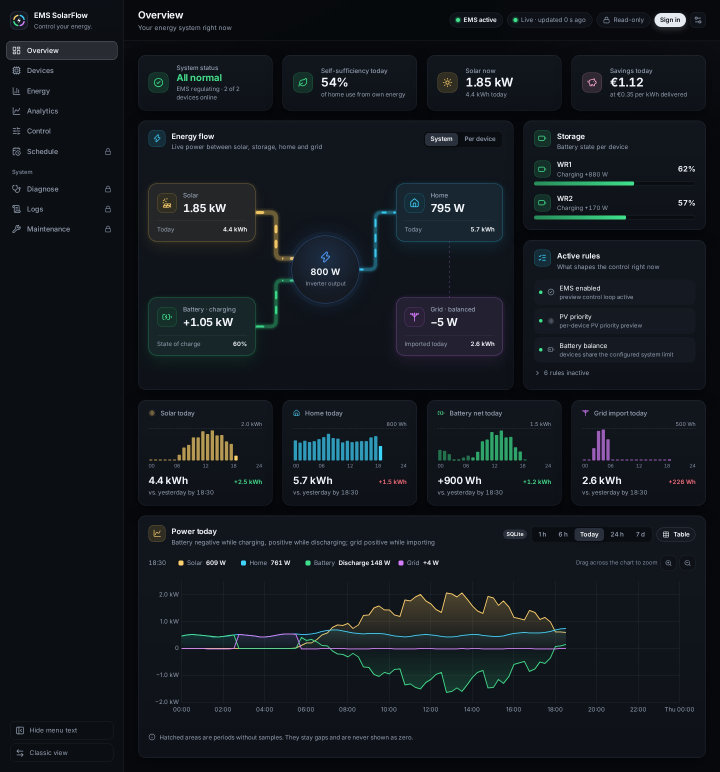
#> input picture docs/assets/preview-aggregated.jpg, 1440 x 1544 px (shown at 1/2 size)
$ python build_install_demo.py
#> lines starting #> are read from the running program, lines starting #| are printed output that depends on the picture
# SPDX-License-Identifier: AGPL-3.0-or-later
"""Build the Docker-first Analytics bootstrap demo GIF/WebM."""

from __future__ import annotations

import argparse
import os
import shutil
import subprocess
import tempfile
from pathlib import Path

from PIL import Image, ImageDraw, ImageFont


ROOT = Path(__file__).resolve().parents[2]
ASSETS = ROOT / "docs" / "assets"
OUTPUT_GIF = ASSETS / "install-demo.gif"
OUTPUT_WEBM = ASSETS / "install-demo.webm"
OUTPUT_MP4 = ASSETS / "install-demo.mp4"

WIDTH = 900
HEIGHT = 506
CONTENT_X = 32
CONTENT_TOP = 24
CONTENT_WIDTH = WIDTH - (CONTENT_X * 2)
HEADER_HEIGHT = 72
BODY_TOP = CONTENT_TOP + HEADER_HEIGHT
BODY_BOTTOM = HEIGHT - 28
DASHBOARD_HEIGHT = BODY_BOTTOM - BODY_TOP
FPS = 5


def load_font(size: int, bold: bool = False) -> ImageFont.FreeTypeFont | ImageFont.ImageFont:
    names = [
        "/usr/share/fonts/truetype/dejavu/DejaVuSansMono-Bold.ttf" if bold else "",
        "/usr/share/fonts/truetype/dejavu/DejaVuSans-Bold.ttf" if bold else "",
        "/usr/share/fonts/truetype/dejavu/DejaVuSansMono.ttf",
        "/usr/share/fonts/truetype/dejavu/DejaVuSans.ttf",
    ]
    for name in names:
        if name and Path(name).exists():
            return ImageFont.truetype(name, size=size)
    return ImageFont.load_default()


FONT_TITLE = load_font(23, bold=True)
FONT_SMALL = load_font(15)
FONT_MONO = load_font(15)
FONT_MONO_BOLD = load_font(15, bold=True)


def draw_panel(draw: ImageDraw.ImageDraw, xy: tuple[int, int, int, int], fill: str, outline: str) -> None:
    draw.rounded_rectangle(xy, radius=8, fill=fill, outline=outline, width=1)


def base_frame(title: str, subtitle: str) -> Image.Image:
    img = Image.new("RGB", (WIDTH, HEIGHT), "#0b111b")
    draw = ImageDraw.Draw(img)
    draw.rounded_rectangle(
        (CONTENT_X, CONTENT_TOP, CONTENT_X + CONTENT_WIDTH, BODY_TOP + 8),
        radius=10,
        fill="#172033",
    )
    draw.rectangle(
        (CONTENT_X, BODY_TOP - 8, CONTENT_X + CONTENT_WIDTH, BODY_TOP + 8),
        fill="#172033",
    )
    draw.text((CONTENT_X + 22, CONTENT_TOP + 14), title, font=FONT_TITLE, fill="#f8fafc")
    draw.text((CONTENT_X + 22, CONTENT_TOP + 43), subtitle, font=FONT_SMALL, fill="#b8c2d2")
    return img


def terminal_frame(title: str, subtitle: str, lines: list[tuple[str, str]]) -> Image.Image:
    img = base_frame(title, subtitle)
    draw = ImageDraw.Draw(img)
    draw_panel(draw, (CONTENT_X, BODY_TOP, CONTENT_X + CONTENT_WIDTH, BODY_BOTTOM), "#101620", "#293548")
    draw.rectangle((CONTENT_X, BODY_TOP, CONTENT_X + CONTENT_WIDTH, BODY_TOP + 30), fill="#202b3b")
    for index, color in enumerate(("#ef4444", "#f59e0b", "#22c55e")):
        draw.ellipse(
            (
                CONTENT_X + 18 + index * 22,
                BODY_TOP + 10,
                CONTENT_X + 30 + index * 22,
                BODY_TOP + 22,
            ),
            fill=color,
        )
    draw.text(
        (CONTENT_X + 100, BODY_TOP + 9),
        "demo shell",
        font=FONT_SMALL,
        fill="#d1d5db",
    )
    draw.rounded_rectangle(
        (CONTENT_X + CONTENT_WIDTH - 322, BODY_TOP + 6, CONTENT_X + CONTENT_WIDTH - 196, BODY_TOP + 24),
        radius=4,
        fill="#102a4d",
    )
    draw.text((CONTENT_X + CONTENT_WIDTH - 314, BODY_TOP + 8), "YOU RUN", font=FONT_SMALL, fill="#bfdbfe")
    draw.rounded_rectangle(
        (CONTENT_X + CONTENT_WIDTH - 184, BODY_TOP + 6, CONTENT_X + CONTENT_WIDTH - 16, BODY_TOP + 24),
        radius=4,
        fill="#123421",
    )
    draw.text((CONTENT_X + CONTENT_WIDTH - 176, BODY_TOP + 8), "SCRIPT OUTPUT", font=FONT_SMALL, fill="#bbf7d0")

    y = BODY_TOP + 50
    colors = {
        "cmd": "#93c5fd",
        "out": "#d1d5db",
        "ok": "#86efac",
        "warn": "#facc15",
        "dim": "#94a3b8",
        "ask": "#94a3b8",
        "answer": "#fbbf24",
    }
    for line in lines:
        kind, text = line[0], line[1]
        answer = line[2] if len(line) > 2 else None
        font = FONT_MONO_BOLD if kind == "cmd" else FONT_MONO
        draw.text((CONTENT_X + 20, y), text, font=font, fill=colors[kind])
        if answer is not None:
            prompt_width = draw.textlength(text, font=font)
            draw.text(
                (CONTENT_X + 20 + prompt_width, y),
                answer,
                font=FONT_MONO_BOLD,
                fill=colors["answer"],
            )
        y += 24
    return img


def dashboard_frame(view: str, title: str, subtitle: str) -> Image.Image:
    img = base_frame(title, subtitle)
    draw = ImageDraw.Draw(img)
    preview = Image.open(ASSETS / f"preview-{view}.jpg").convert("RGB")

    crop_ratio = CONTENT_WIDTH / DASHBOARD_HEIGHT
    source_ratio = preview.width / preview.height
    if source_ratio > crop_ratio:
        new_width = int(preview.height * crop_ratio)
        left = max((preview.width - new_width) // 2, 0)
        preview = preview.crop((left, 0, left + new_width, preview.height))
    else:
        new_height = int(preview.width / crop_ratio)
        preview = preview.crop((0, 0, preview.width, min(new_height, preview.height)))

    preview = preview.resize((CONTENT_WIDTH, DASHBOARD_HEIGHT), Image.Resampling.LANCZOS)
    draw_panel(draw, (CONTENT_X, BODY_TOP, CONTENT_X + CONTENT_WIDTH, BODY_BOTTOM), "#101620", "#293548")
    img.paste(preview, (CONTENT_X, BODY_TOP))
    draw.rounded_rectangle(
        (
            CONTENT_X + CONTENT_WIDTH - 248,
            BODY_BOTTOM - 46,
            CONTENT_X + CONTENT_WIDTH - 12,
            BODY_BOTTOM - 16,
        ),
        radius=6,
        fill="#172033",
    )
    draw.text(
        (CONTENT_X + CONTENT_WIDTH - 232, BODY_BOTTOM - 38),
        "http://localhost:8080",
        font=FONT_SMALL,
        fill="#f8fafc",
    )
    return img


def build_frames() -> list[tuple[Image.Image, int]]:
    prompt = "$"
    return [
        (
            terminal_frame(
                "Minimal Analytics bootstrap",
                "These are the only shell commands for a fresh install.",
                [
                    ("cmd", f"{prompt} mkdir ems-demo && cd ems-demo"),
                    ("cmd", f"{prompt} curl -fsSLo install-docker.sh https://raw.githubusercontent.com/.../install-docker.sh"),
                    ("cmd", f"{prompt} sh install-docker.sh --analytics"),
                ],
            ),
            5200,
        ),
        (
            terminal_frame(
                "Installer bootstrap output",
                "Everything below is done by the installer script.",
                [
                    ("ok", "created config/, data/, data/influxdb/"),
                    ("ok", "wrote docker-compose.yml"),
                    ("ok", "generated config/influxdb.env"),
                    ("ok", "config init --analytics --yes --no-backup"),
                    ("ok", "influx init --no-start"),
                    ("ok", "enabled COMPOSE_PROFILES=with-analytics"),
                    ("ok", "docker compose up -d"),
                    ("ok", "Container ems       Started"),
                    ("ok", "Container influxdb  Started"),
                    ("out", "dashboard: http://localhost:8080"),
                    ("out", "analytics: http://localhost:8086"),
                ],
            ),
            6800,
        ),
        (
            terminal_frame(
                "Add your meter and devices",
                "Guided setup with example values; most prompts accept the default.",
                [
                    ("cmd", f"{prompt} docker compose exec ems python3 emsctl.py config init"),
                    ("dim", "Which grid meter do you use?"),
                    ("dim", "  1) Shelly Pro/Plus        2) Shelly 3EM Gen1"),
                    ("dim", "  3) EcoTracker             4) Tasmota HTTP"),
                    ("dim", "  5) Zendure D0 via MQTT    6) Generic MQTT"),
                    ("ask", "Choice [1]: ", "2"),
                    ("ask", "Shelly 3EM Gen1 IP address: ", "192.0.2.20"),
                    ("ask", "How many Zendure inverters? [1]: ", "1"),
                    ("ask", "Device 1 IP: ", "192.0.2.10"),
                    ("ask", "Device 1 serial number: ", "DEMO-SF800P2-1"),
                    ("ask", "Device 1 max output power [800]: ", "800"),
                    ("ask", "Battery size in kWh [1.92]: ", "1.92"),
                    ("ask", "Minimum SOC [15]: ", "10"),
                    ("ok", "wrote config/config.json"),
                ],
            ),
            8000,
        ),
        (
            dashboard_frame(
                "aggregated",
                "Open the dashboard",
                "The installer prints the URL; open http://localhost:8080.",
            ),
            5200,
        ),
    ]
#> in base_frame, `img = Image.new("RGB", (WIDTH, HEIGHT), "#0b111b")`:
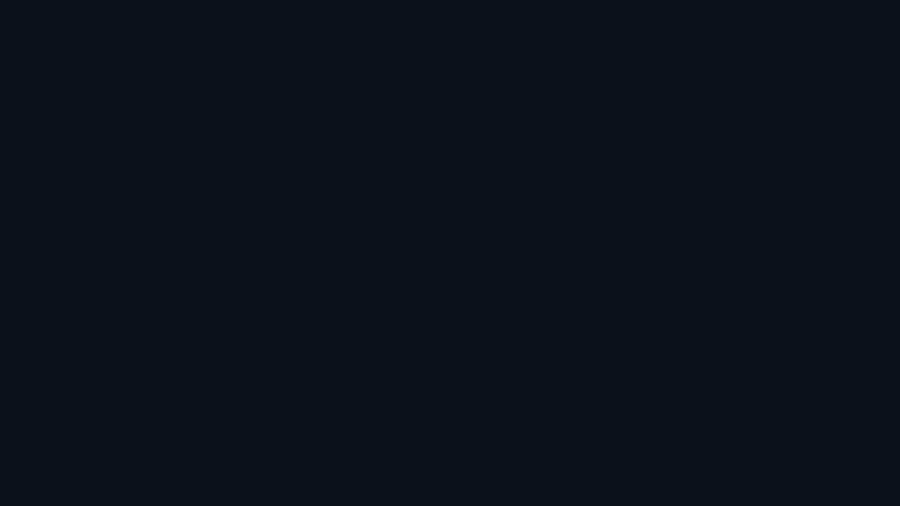
#> img: PIL image 900x506 RGB; mean R, G, B 11, 17, 27
#> in terminal_frame, `img = base_frame(title, subtitle)`:
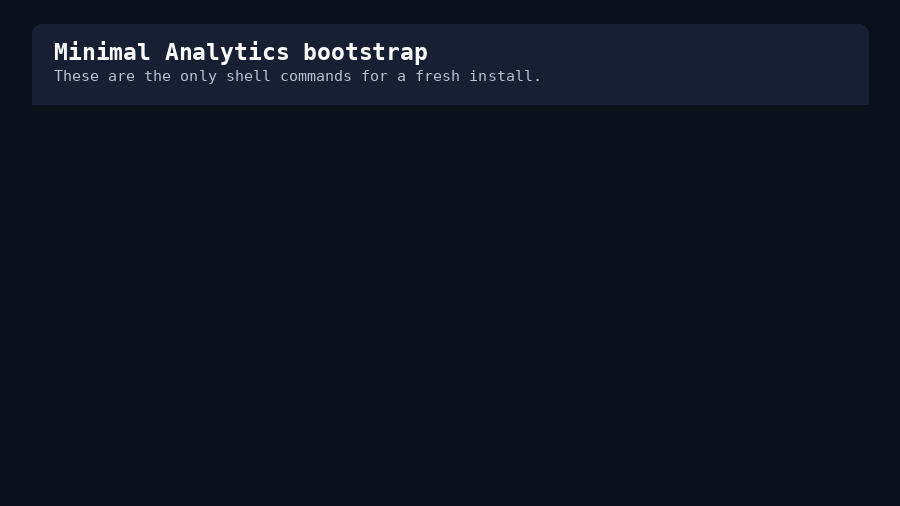
#> img: PIL image 900x506 RGB; mean R, G, B 14.3, 20.7, 32
#> after the loop in terminal_frame, `for line in lines:`: y = 218
#> the loop in terminal_frame (call 2), `for line in lines:` made 11 passes
#> (line, kind, text, y) on passes 1, 2, 3, 5, 6, 7: (('ok', 'created config/, data/, data/influxdb/'), 'ok', 'created config/, data/, data/influxdb/', 170), (('ok', 'wrote docker-compose.yml'), 'ok', 'wrote docker-compose.yml', 194), (('ok', 'generated config/influxdb.env'), 'ok', 'generated config/influxdb.env', 218), (('ok', 'influx init --no-start'), 'ok', 'influx init --no-start', 266), (('ok', 'enabled COMPOSE_PROFILES=with-analytics'), 'ok', 'enabled COMPOSE_PROFILES=with-analytics', 290), (('ok', 'docker compose up -d'), 'ok', 'docker compose up -d', 314)
#> (kind, y) on pass 4: ('ok', 242)
#> in dashboard_frame, preview is the input picture: PIL image 1440x1544 RGB; mean R, G, B 19.1, 23.9, 29.5
#> in dashboard_frame, `preview = preview.crop((0, 0, preview.width, min(new_height, preview.h..`:
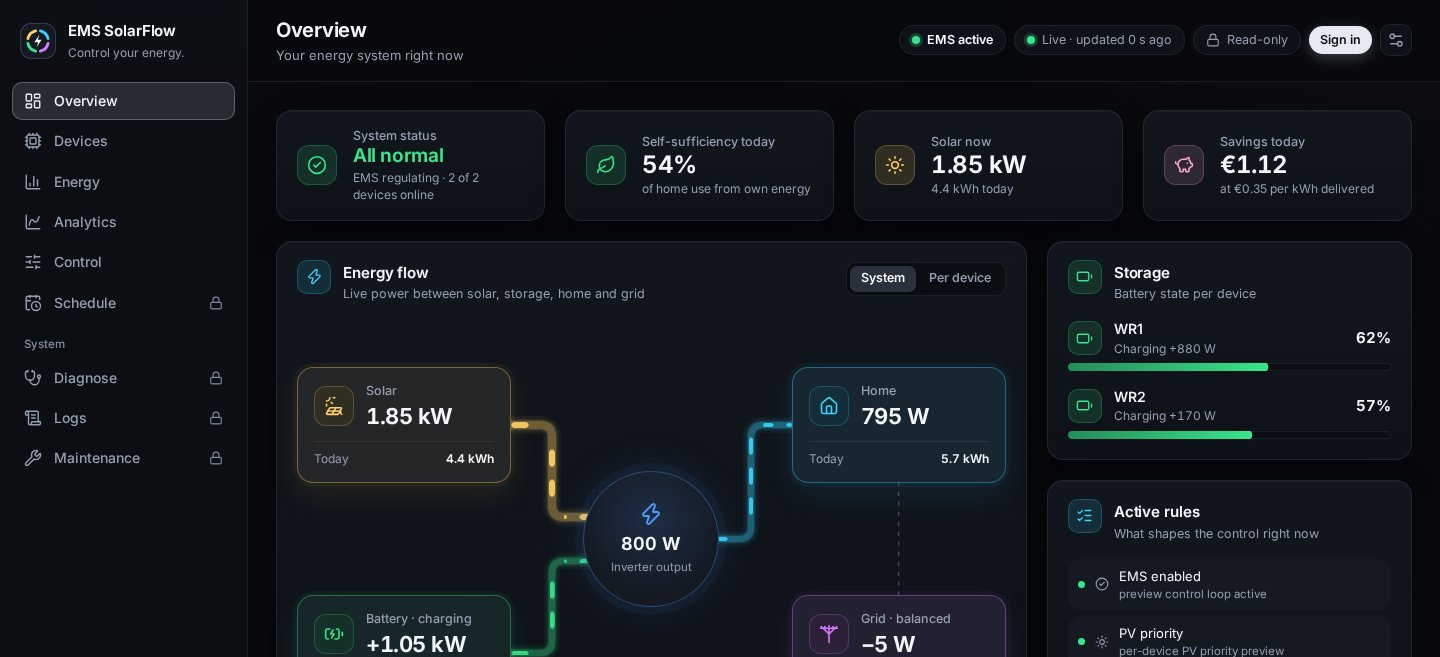
#> preview: PIL image 1440x657 RGB; mean R, G, B 19.8, 25, 30.5
#> in dashboard_frame, `img.paste(preview, (CONTENT_X, BODY_TOP))`:
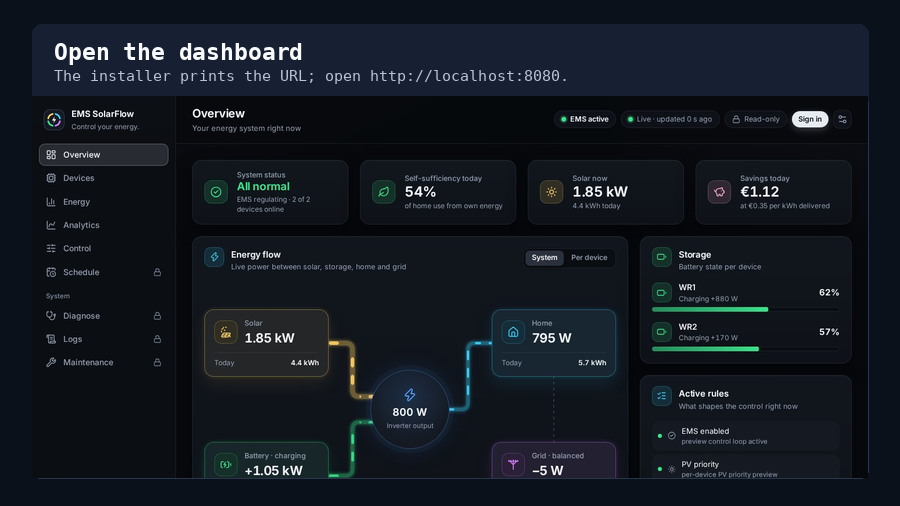
#> img: PIL image 900x506 RGB; mean R, G, B 20.1, 25.9, 33.9


def write_gif(frames: list[tuple[Image.Image, int]], output: Path) -> None:
    output.parent.mkdir(parents=True, exist_ok=True)
    images = [frame.convert("P", palette=Image.Palette.ADAPTIVE, colors=128) for frame, _ in frames]
    durations = [duration for _, duration in frames]
    images[0].save(
        output,
        save_all=True,
        append_images=images[1:],
        duration=durations,
        loop=0,
        optimize=True,
        disposal=2,
    )


def _encode_video(
    frames: list[tuple[Image.Image, int]],
    output: Path,
    codec_args: list[str],
    label: str,
) -> None:
    ffmpeg = shutil.which("ffmpeg")
    if not ffmpeg:
        print(f"ffmpeg not found; skipped {label} generation")
        return
    output.parent.mkdir(parents=True, exist_ok=True)
    total_duration_seconds = sum(duration_ms for _, duration_ms in frames) / 1000
    with tempfile.TemporaryDirectory(prefix="install-demo-frames-") as tmp:
        tmp_path = Path(tmp)
        concat_path = tmp_path / "frames.txt"
        concat_lines = []
        last_frame = None
        for index, (frame, duration_ms) in enumerate(frames):
            path = tmp_path / f"frame-{index:03d}.png"
            frame.save(path)
            concat_lines.append(f"file '{path.as_posix()}'\n")
            concat_lines.append(f"duration {duration_ms / 1000:.3f}\n")
            last_frame = path
        if last_frame:
            concat_lines.append(f"file '{last_frame.as_posix()}'\n")
        concat_path.write_text("".join(concat_lines), encoding="utf-8")
        subprocess.run(
            [
                ffmpeg,
                "-y",
                "-hide_banner",
                "-loglevel",
                "error",
                "-f",
                "concat",
                "-safe",
                "0",
                "-i",
                str(concat_path),
                "-vf",
                f"fps={FPS},format=yuv420p",
                *codec_args,
                "-t",
                f"{total_duration_seconds:.3f}",
                str(output),
            ],
            check=True,
        )


def write_webm(frames: list[tuple[Image.Image, int]], output: Path) -> None:
    _encode_video(
        frames,
        output,
        ["-c:v", "libvpx-vp9", "-b:v", "0", "-crf", "38"],
        "WebM",
    )


def write_mp4(frames: list[tuple[Image.Image, int]], output: Path) -> None:
    # H.264 / yuv420p with +faststart embeds inline on most forums (Discourse,
    # phpBB) where WebM playback is unreliable.
    _encode_video(
        frames,
        output,
        ["-c:v", "libx264", "-pix_fmt", "yuv420p", "-crf", "26", "-movflags", "+faststart"],
        "MP4",
    )


def parse_args() -> argparse.Namespace:
    parser = argparse.ArgumentParser(description=__doc__)
    parser.add_argument("--gif", default=OUTPUT_GIF, type=Path)
    parser.add_argument("--webm", default=OUTPUT_WEBM, type=Path)
    parser.add_argument("--mp4", default=OUTPUT_MP4, type=Path)
    parser.add_argument("--skip-webm", action="store_true")
    parser.add_argument("--skip-mp4", action="store_true")
    return parser.parse_args()


def main() -> None:
    os.chdir(ROOT)
    args = parse_args()
    frames = build_frames()
#> frames = 4 items
    write_gif(frames, args.gif)
#> in write_gif, `durations = [duration for _, duration in frames]`: durations = [5200, 6800, 8000, 5200]
#> in write_gif, `images[0].save( output, save_all=True, append_images=images[1:], durat..`:
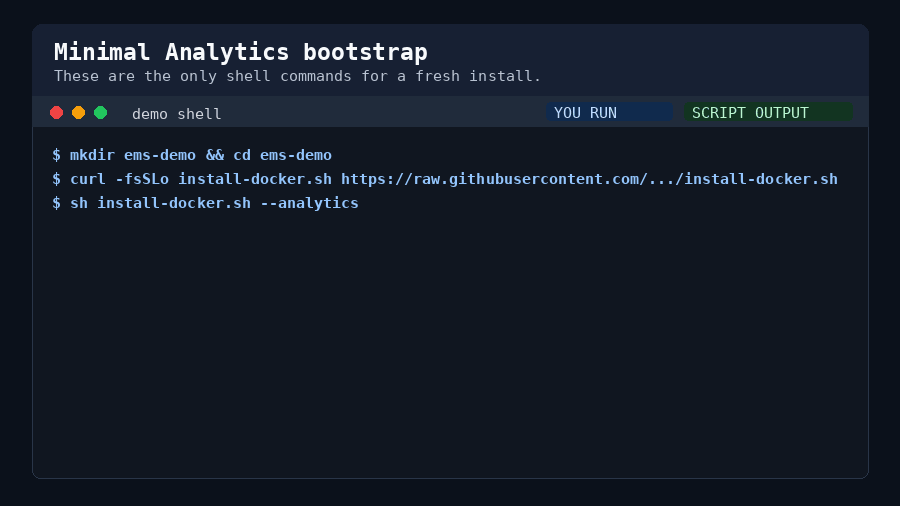
#> saved as install-demo.gif: PIL image 900x506 P; mean R, G, B 20.1, 27.4, 39
    print(f"wrote {args.gif.relative_to(ROOT)}")
    if not args.skip_webm:
        write_webm(frames, args.webm)
        if args.webm.exists():
            print(f"wrote {args.webm.relative_to(ROOT)}")
    if not args.skip_mp4:
        write_mp4(frames, args.mp4)
        if args.mp4.exists():
            print(f"wrote {args.mp4.relative_to(ROOT)}")


if __name__ == "__main__":
    main()
